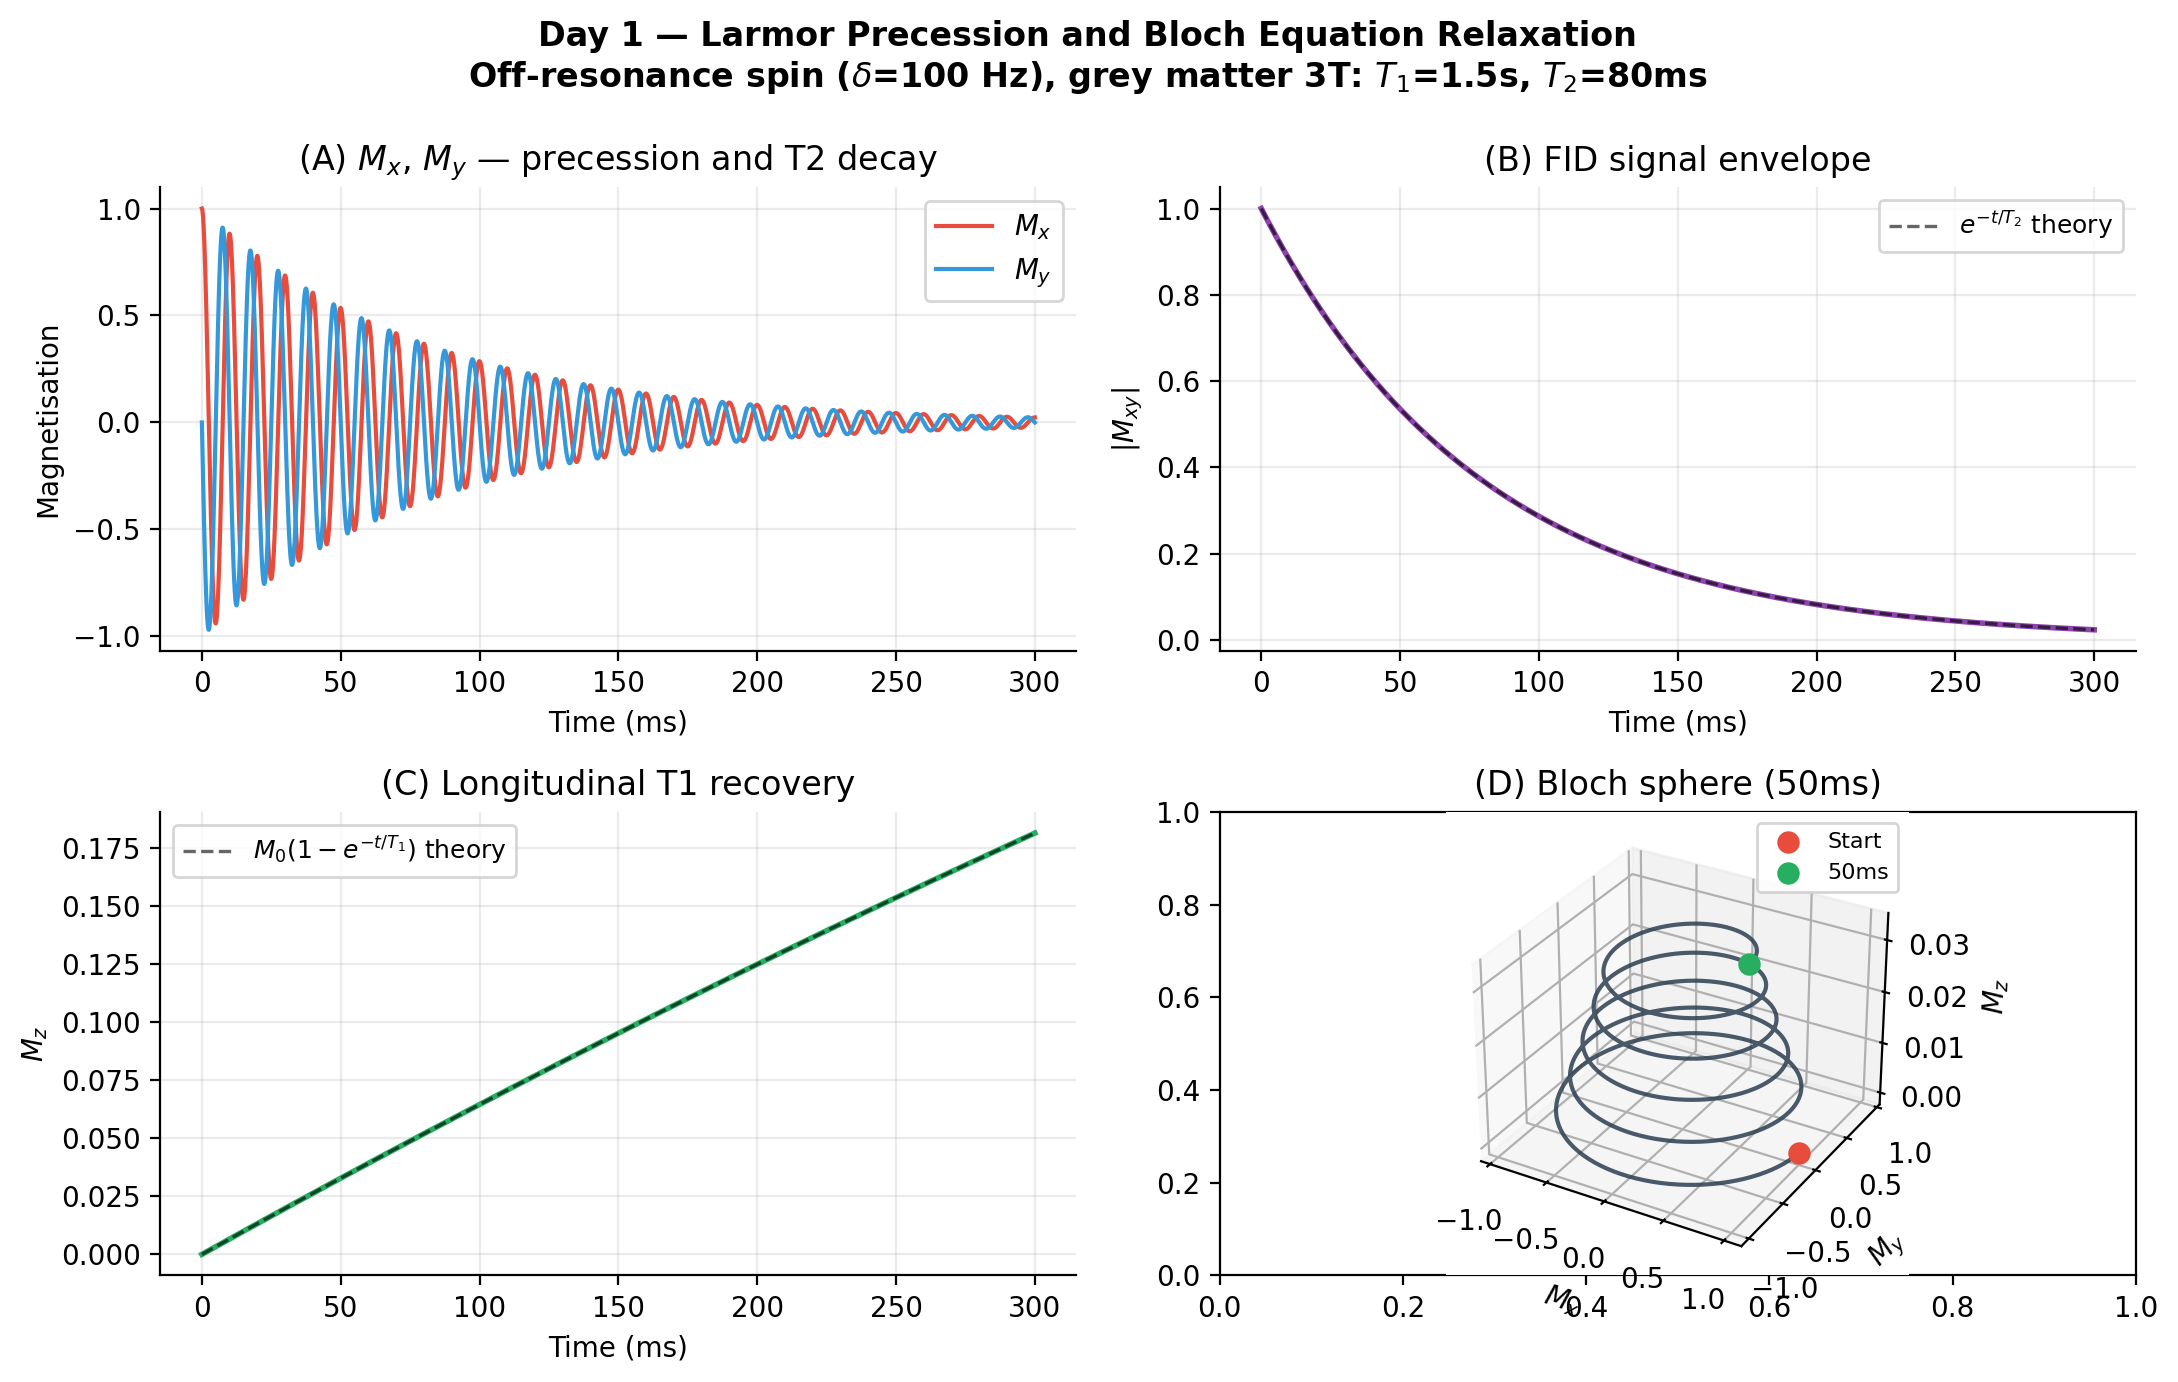

Generate this figure with Python:
"""
Day 1 — Larmor Precession and the Bloch Equations
===================================================
Author: Sudipto Roy

Simulates a single nuclear spin (proton) placed in a static magnetic field B0.
With no RF pulse applied, the spin precesses around B0 at the Larmor frequency.

Physical model — Bloch equations in the rotating frame (T1/T2 relaxation):
    dMx/dt =  delta*My            - Mx/T2
    dMy/dt = -delta*Mx + Omega*Mz - My/T2
    dMz/dt =           -Omega*My  - (Mz - M0)/T1

Today: Omega=0 (no RF). Spin starts tilted 90 deg. Watch precession and decay.
Tissue parameters: grey matter at 3T (T1=1.5s, T2=80ms).
"""

import numpy as np
import matplotlib.pyplot as plt
from scipy.integrate import solve_ivp

T1, T2, M0 = 1.500, 0.080, 1.0
delta = 2 * np.pi * 100   # 100 Hz off-resonance

def bloch(t, M):
    Mx, My, Mz = M
    return [
        delta*My - Mx/T2,
        -delta*Mx - My/T2,
        -(Mz - M0)/T1
    ]

t_eval = np.linspace(0, 0.300, 3000)
sol = solve_ivp(bloch, (0, 0.300), [M0, 0.0, 0.0],
                t_eval=t_eval, method='RK45', rtol=1e-9, atol=1e-11)
t, Mx, My, Mz = sol.t, sol.y[0], sol.y[1], sol.y[2]
M_transverse = np.sqrt(Mx**2 + My**2)

fig, axes = plt.subplots(2, 2, figsize=(11, 7))
fig.suptitle('Day 1 — Larmor Precession and Bloch Equation Relaxation\n'
             r'Off-resonance spin ($\delta$=100 Hz), grey matter 3T: '
             r'$T_1$=1.5s, $T_2$=80ms', fontsize=12, fontweight='bold')
t_ms = t * 1e3

ax = axes[0,0]
ax.plot(t_ms, Mx, '#E74C3C', lw=1.5, label=r'$M_x$')
ax.plot(t_ms, My, '#3498DB', lw=1.5, label=r'$M_y$')
ax.set(xlabel='Time (ms)', ylabel='Magnetisation', title=r'(A) $M_x$, $M_y$ — precession and T2 decay')
ax.legend(); ax.grid(True, alpha=0.25); ax.spines['top'].set_visible(False); ax.spines['right'].set_visible(False)

ax = axes[0,1]
ax.plot(t_ms, M_transverse, '#8E44AD', lw=2.0)
ax.plot(t_ms, np.exp(-t/T2), 'k--', lw=1.2, alpha=0.6, label=r'$e^{-t/T_2}$ theory')
ax.set(xlabel='Time (ms)', ylabel=r'$|M_{xy}|$', title=r'(B) FID signal envelope')
ax.legend(fontsize=9); ax.grid(True, alpha=0.25); ax.spines['top'].set_visible(False); ax.spines['right'].set_visible(False)

ax = axes[1,0]
ax.plot(t_ms, Mz, '#27AE60', lw=2.0)
ax.plot(t_ms, M0*(1-np.exp(-t/T1)), 'k--', lw=1.2, alpha=0.6, label=r'$M_0(1-e^{-t/T_1})$ theory')
ax.set(xlabel='Time (ms)', ylabel=r'$M_z$', title=r'(C) Longitudinal T1 recovery')
ax.legend(fontsize=9); ax.grid(True, alpha=0.25); ax.spines['top'].set_visible(False); ax.spines['right'].set_visible(False)

ax3d = fig.add_subplot(2, 2, 4, projection='3d')
idx = t <= 0.050
ax3d.plot(Mx[idx], My[idx], Mz[idx], '#2C3E50', lw=1.5, alpha=0.85)
ax3d.scatter([Mx[0]], [My[0]], [Mz[0]], color='#E74C3C', s=50, label='Start')
ax3d.scatter([Mx[idx][-1]], [My[idx][-1]], [Mz[idx][-1]], color='#27AE60', s=50, label='50ms')
ax3d.set(xlabel=r'$M_x$', ylabel=r'$M_y$', zlabel=r'$M_z$', title='(D) Bloch sphere (50ms)')
ax3d.legend(fontsize=8)

plt.tight_layout()
plt.savefig('figures/day1_larmor_precession.png', dpi=200, bbox_inches='tight')
print("Saved: figures/day1_larmor_precession.png")
idx_T2 = np.argmin(np.abs(t - T2))
print(f"Self-check — |M_xy| at t=T2: {M_transverse[idx_T2]:.4f} (theory e^-1 = {np.exp(-1):.4f})")
